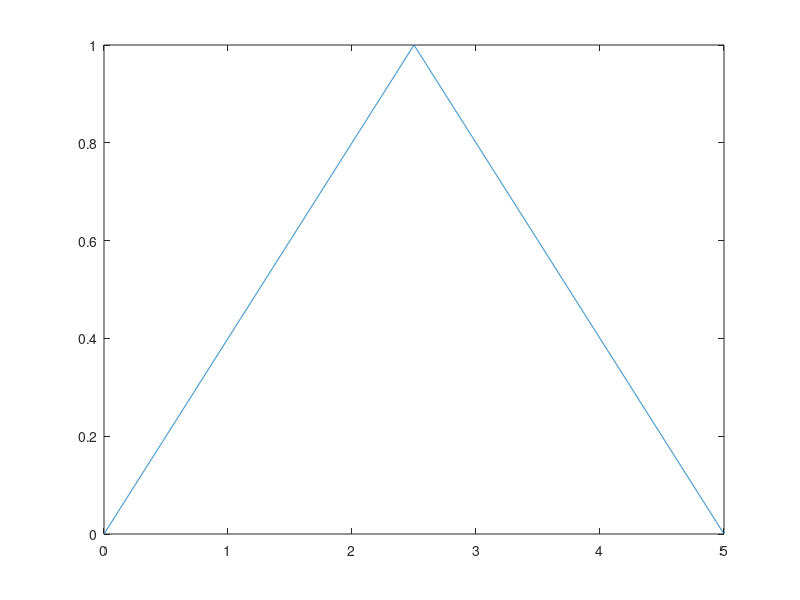

Recreate this plot in MATLAB.
%perioada este de 5s, rezolutia temporara de 2ms iar pt 20ms 200ms se inlocuieste pasul cu 0.02 respectiv 0.2
A=0.4; % am pus amplitudinea 0.4 astfel incat sa nu se depaseasca nivelul maxim 1
t1=0:0.002:2.5; % vectorul t1 reprezinta prima jumatate a semnalului cu pasul 0.002
y1=A*t1; % prima dreapta a semnanului ce incepe din 0 pana la 2.5s pe Ox si din 0 in A pe Oy
t2=2.5:0.002:5; % vectorul t2 reprezinta a doua jumatate a semnalului cu pasul 0.002
y2=-A*t2+5*A; %a doua dreapta ce porneste pe Oy din A pana in 0 iar pe Ox sin 2.5 pana 5
y=cat(2,y1,y2); % concatenare y1  y2
t=cat(2,t1,t2); % concatenare t1  t2
plot(t,y)
